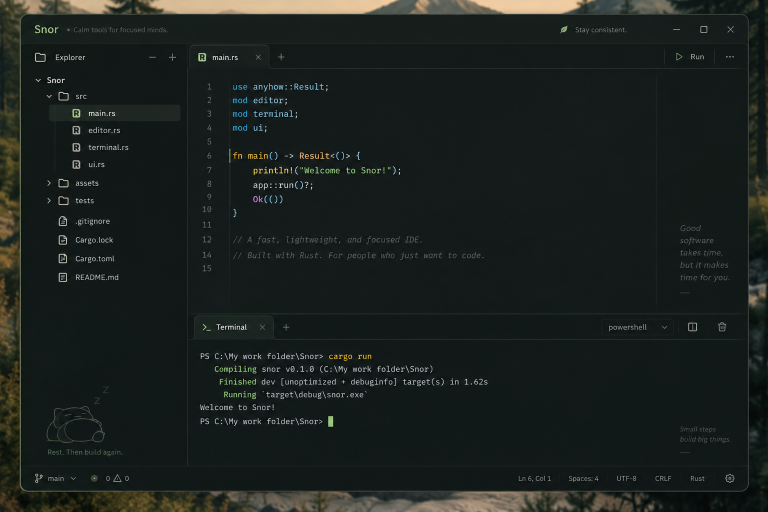
#> input picture file_00000000996c81faaa1c3fe9743de377.png, 1536 x 1024 px, found by its file name (shown at 1/2 size)
$ python title_ink.py
#> lines starting #> are read from the running program, lines starting #| are printed output that depends on the picture; pictures that were not available may be replaced by others from this repository, and a replacement may not be noted
from PIL import Image

def stats(path, box, label, yband):
#> called with box = (42, 30, 1497, 982), label = 'REF  band y10..50', yband = (10, 50)
    im = Image.open(path).convert("RGB")
#> im is the input picture: PIL image 1536x1024 RGB; mean R, G, B 26.8, 33.2, 30.4
    if box: im = im.crop(box)
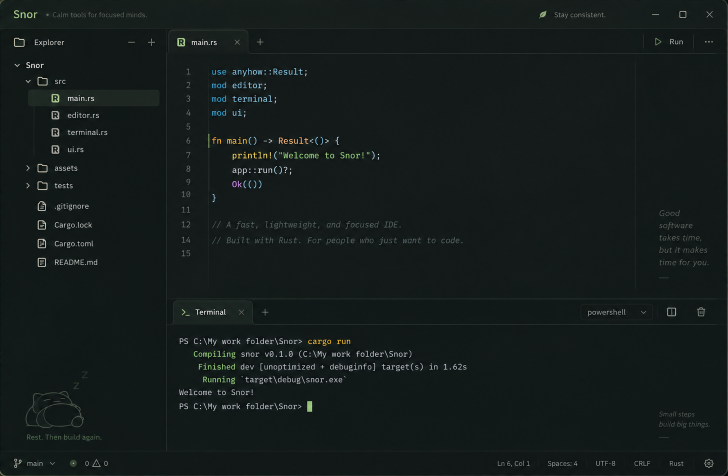
#> im: PIL image 1455x952 RGB (shown at 1/2 size); mean R, G, B 20.8, 28.3, 27.1
    px = im.load(); W, H = im.size
#> after `W, H = im.size`: W = 1455; H = 952
    def l(x, y):
        r, g, b = px[x, y]; return 0.2126*r + 0.7152*g + 0.0722*b
    # background = the modal (most common) luma in the band
    from collections import Counter
    c = Counter()
    for y in range(*yband):
        for x in range(0, W, 2):
            c[round(l(x, y))] += 1
#> this loop made 40 passes
    bg = c.most_common(1)[0][0]
    # brightest pixel in the whole band
    best = (0, None, None)
    for y in range(*yband):
        for x in range(W):
            v = l(x, y)
            if v > best[0]: best = (v, x, y, px[x, y])
    print(f"{label}: size {im.size}  bg luma {bg}  brightest {best[0]:.1f} at {best[1:]}")
#| REF  band y10..50: size (1455, 952)  bg luma 28  brightest 221.9 at (36, 22, (198, 236, 153))
    return bg

REF = r"C:\My work folder\Snor\file_00000000996c81faaa1c3fe9743de377.png"
LIVE = r"C:\My work folder\Snor\.workbuddy-ai\screenshots\live.png"
stats(REF, (42, 30, 1497, 982), "REF  band y10..50", (10, 50))
stats(LIVE, None, "LIVE band y8..48", (8, 48))
#| LIVE band y8..48: size (1536, 1024)  bg luma 28  brightest 211.5 at (1070, 11, (242, 207, 166))

# now specifically the control glyphs: brightest ink in each control's box
def ctrl_ink(path, box, flipped, label, boxes):
#> called with box = (42, 30, 1497, 982), flipped = True, label = 'REF '
    im = Image.open(path).convert("RGB")
    if box: im = im.crop(box)
    if flipped: im = im.transpose(Image.FLIP_LEFT_RIGHT)
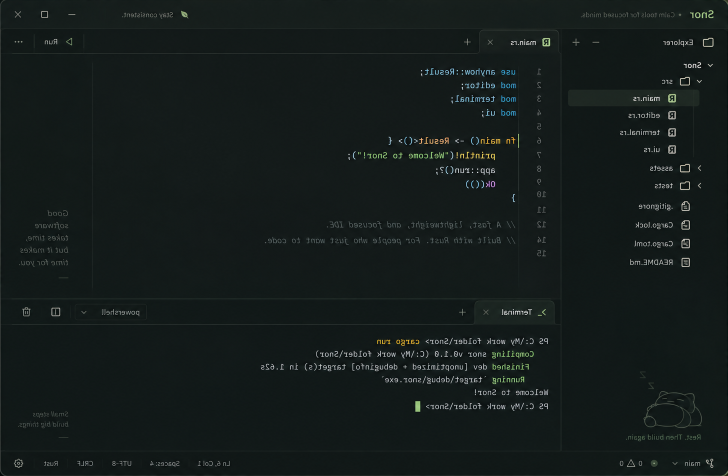
#> im: PIL image 1455x952 RGB (shown at 1/2 size); mean R, G, B 20.8, 28.3, 27.1
    px = im.load()
    def l(x, y):
        r, g, b = px[x, y]; return 0.2126*r + 0.7152*g + 0.0722*b
    for name, (a, b) in boxes.items():
        best = max(((l(x, y), x, y, px[x, y]) for x in range(a, b+1) for y in range(8, 52)))
        print(f"  {label} {name}: peak luma {best[0]:.1f} at x={best[1]} y={best[2]} rgb={best[3]}")
#> this loop made 3 passes
#|   REF  close: peak luma 168.9 at x=35 y=28 rgb=(171, 169, 162)
#|   REF  max: peak luma 194.6 at x=83 y=23 rgb=(196, 195, 186)
#|   REF  min: peak luma 174.6 at x=149 y=29 rgb=(176, 175, 166)

print("\n-- control glyph ink --")
ctrl_ink(REF, (42, 30, 1497, 982), True, "REF ", {"close": (20, 55), "max": (70, 110), "min": (125, 165)})
ctrl_ink(LIVE, None, True, "LIVE", {"close": (20, 60), "max": (70, 115), "min": (125, 170)})
#> call 2 of ctrl_ink, with flipped = True, label = 'LIVE'
#> in ctrl_ink (call 2), `if flipped: im = im.transpose(Image.FLIP_LEFT_RIGHT)`:
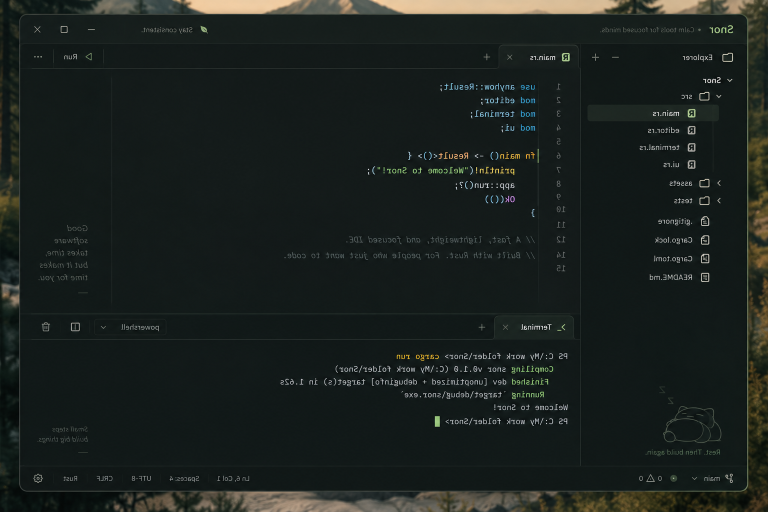
#> im: PIL image 1536x1024 RGB (shown at 1/2 size); mean R, G, B 26.8, 33.2, 30.4
#> the loop in ctrl_ink (call 2), `for name, (a, b) in boxes.items():` made 3 passes
#|   LIVE close: peak luma 75.4 at x=60 y=28 rgb=(72, 77, 69)
#|   LIVE max: peak luma 79.6 at x=70 y=28 rgb=(77, 81, 74)
#|   LIVE min: peak luma 73.1 at x=146 y=28 rgb=(69, 75, 66)
